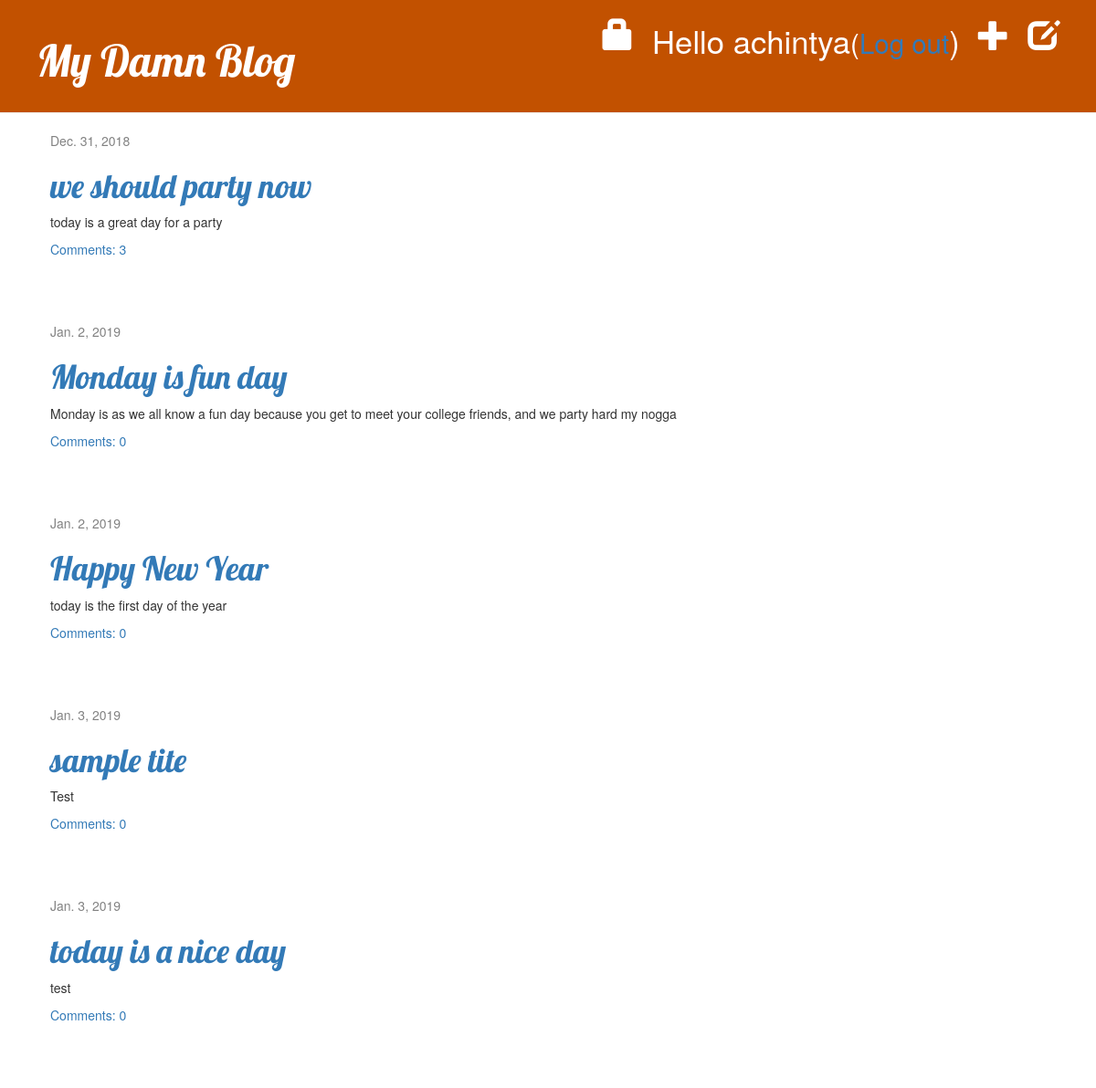
The app's page / (signed in) with its own data.
### blog/models.py (models this page shows, shortened)
class Post(models.Model):
    author = models.ForeignKey(settings.AUTH_USER_MODEL, on_delete=models.CASCADE)
    title = models.CharField(max_length=200)
    text = models.TextField()
    created_date = models.DateTimeField(default= timezone.now)
    published_date = models.DateField(blank=True, null=True)
    def approved_comments(self):
        return self.comments.filter(approved_comment=True)

### blog/views.py (the view)
# urls.py: path('', views.post_list, name='post_list'),
def post_list(request):
    posts = Post.objects.filter(published_date__lte=timezone.now()).order_by('published_date')
    return render(request, 'blog/post_list.html', {'posts':posts})

### blog/templates/blog/post_list.html
{% extends 'blog/base.html' %}
{% block content %}
    {% for post in posts %}
        <div class="post">
            <div class="date">
                {{ post.published_date }}
            </div>
            <h1><a href="{% url 'post_detail' pk=post.pk %}">{{ post.title }}</a></h1>
            <p>{{ post.text|linebreaksbr }}</p>
            <a href="{% url 'post_detail' pk=post.pk %}">Comments: {{ post.approved_comments.count }}</a>
        </div>
    {% endfor %}
{% endblock %}

### blog/templates/blog/base.html (shortened to what this page needs)
{% load static %}
<html>
    <head>
        <link rel="stylesheet" href="//maxcdn.bootstrapcdn.com/bootstrap/3.2.0/css/bootstrap.min.css">
        <link rel="stylesheet" href="//maxcdn.bootstrapcdn.com/bootstrap/3.2.0/css/bootstrap-theme.min.css">
        <link rel="stylesheet" href="{% static 'css/blog.css' %}">
    </head>
    <body>
        <div class="page-header">
            {% if user.is_authenticated %}
                <a href="{% url 'post_draft_list' %}" class="top-menu"><span class="glyphicon glyphicon-edit"></span></a>
                <a href="{% url 'post_new' %}" class="top-menu"><span class="glyphicon glyphicon-plus"></span></a>
                <p class="top-menu">Hello {{ user.username }}<small>(<a href="{% url 'logout' %}">Log out</a></small>)</p>
            {% endif %}
            <a href="{% url 'login' %}" class="top-menu"><span class="glyphicon glyphicon-lock"></span></a>
            <h1><a href="/"> My Damn Blog</a></h1>
        </div>
        <div class="content container">
            <div class="row">
                <div class="col-md-8">
                    {% block content %}
                    {% endblock %}
                </div>
            </div>
        </div>
    </body>
</html>

### blog/static/css/blog.css (style rules this page uses)
.page-header { background-color: #C25100; margin-top: 0; padding: 20px 20px 20px 40px; }
.page-header h1, .page-header h1 a, .page-header h1 a:visited, .page-header h1 a:active { color: #ffffff; font-size: 36pt; text-decoration: none; }
.content { margin-left: 40px; }
h1, h2, h3, h4 { font-family: 'Lobster', cursive; }
.date { color: #828282; }
.top-menu, .top-menu:hover, .top-menu:visited { color: #ffffff; float: right; font-size: 26pt; margin-right: 20px; }
.post { margin-bottom: 70px; }

### records on screen
Post: published_date "Dec. 31, 2018", title "we should party now", text "today is a great day for a party", approved_comments.count "3"
Post: published_date "Jan. 2, 2019", title "Monday is fun day", text "Monday is as we all know a fun day because you get to meet your college friends, and we party hard my nogga", approved_comments.count "0"
Post: published_date "Jan. 2, 2019", title "Happy New Year", text "today is the first day of the year", approved_comments.count "0"
Post: published_date "Jan. 3, 2019", title "sample tite", text "Test", approved_comments.count "0"
Post: published_date "Jan. 3, 2019", title "today is a nice day", text "test", approved_comments.count "0"

### other values on screen
{{ user.username }} "achintya"
